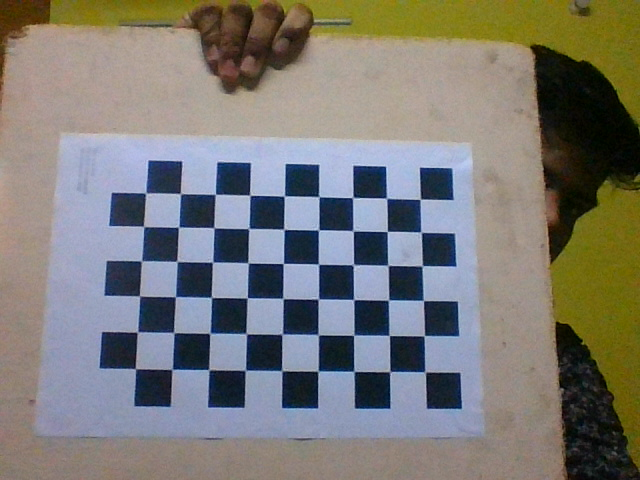
#> input picture calib_0.png, 640 x 480 px; its folder holds 5 pictures in this run
$ python camera_calib.py
#> lines starting #> are read from the running program, lines starting #| are printed output that depends on the picture; after the words box and inside, x2 and y2 are one past the last pixel; in counts of white or black regions, pixels touching at a corner belong together
import numpy as np
import cv2 as cv
import glob

from numpy.core.fromnumeric import mean


chessboardSize = (9,6)
frameSize = (1440, 1080)

criteria = (cv.TERM_CRITERIA_EPS + cv.TermCriteria_MAX_ITER, 30, 0.001)

objp = np.zeros((chessboardSize[0]* chessboardSize[1], 3), np.float32)
objp[:,:2] = np.mgrid[0:chessboardSize[0], 0:chessboardSize[1]].T.reshape(-1, 2)

objpoints = []
imgpoints = []

images = glob.glob('calib_*.png')

for image in images:
    print(image)
    img = cv.imread(image)
#> img is the input picture: shape (480, 640, 3); mean B, G, R 117.8, 122.1, 123.8
    gray = cv.cvtColor(img, cv.COLOR_BGR2GRAY)
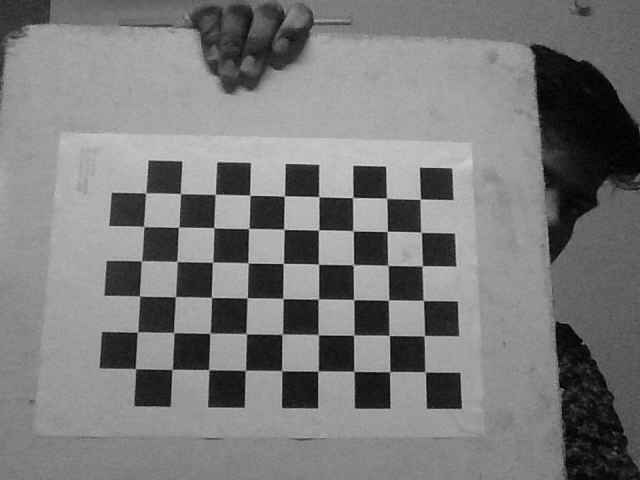
#> gray: shape (480, 640); min 0, max 225, mean 122.1

    ret, corners = cv.findChessboardCorners(gray, chessboardSize, None)
#> ret = True; corners = 54 rows, first 8: [424.6, 372.4], [390.1, 372.2], [353.8, 371.4], [318.4, 371.5], [282.3, 370.5], [245.4, 370.4], [208.6, 369.9], [172.3, 369.6]


    if ret == True:
        objpoints.append(objp)
        corners2 = cv.cornerSubPix(gray, corners, (11, 11), (-1, -1), criteria)
#> corners2 = 54 rows, first 8: [425.2, 371.9], [389.7, 371.6], [353.9, 371.4], [318, 371.1], [281.8, 370.7], [245.3, 370.3], [208.8, 369.7], [172.2, 369.3]

        imgpoints.append(corners)

        cv.drawChessboardCorners(img, chessboardSize, corners2, ret)
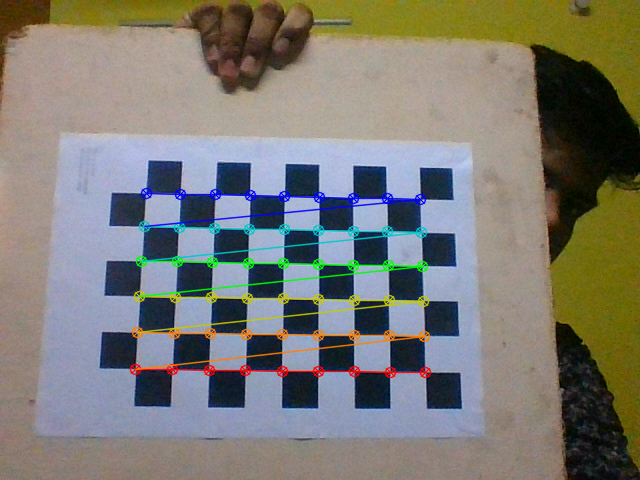
#> img: shape (480, 640, 3); 4.36% of pixels changed, all inside (x1, y1, x2, y2) = (129, 187, 432, 379)
        cv.imshow('img', img)
        cv.waitKey(0)
#> pass 2 of the loop `for image in images:`:
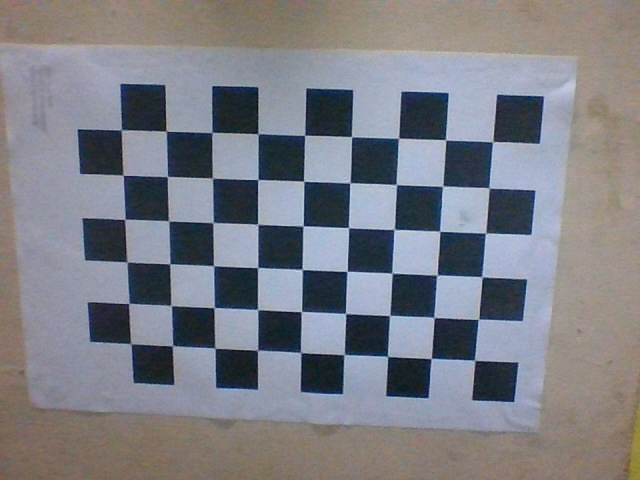
#> input picture calib_1.png, 640 x 480 px
#> img is the input picture: shape (480, 640, 3); mean B, G, R 133.6, 126, 124.9
#> `gray = cv.cvtColor(img, cv.COLOR_BGR2GRAY)`:
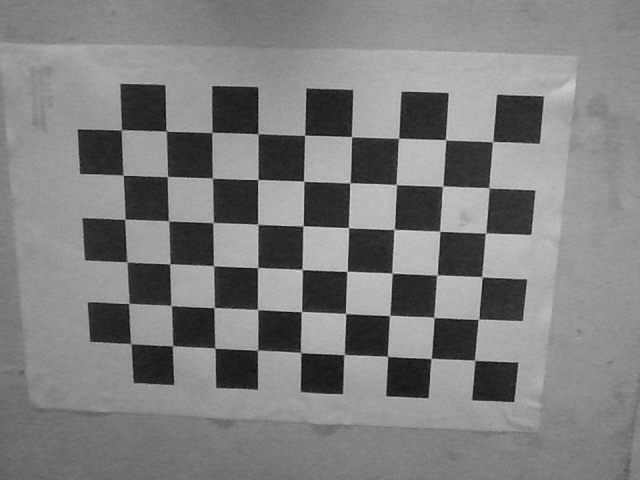
#> gray: shape (480, 640); min 11, max 222, mean 126.5
#> corners = 54 rows, first 8: [474.3, 360.7], [431.4, 358.5], [387.6, 356.4], [344.2, 354.7], [300.7, 352.4], [257.5, 350.2], [214.7, 348.5], [172.6, 345.9]
#> corners2 = 54 rows, first 8: [474.7, 360.3], [431.1, 358.4], [387.5, 356.3], [344.1, 354.6], [300.6, 352.5], [257.5, 350.1], [214.9, 348.2], [172.5, 345.7]
#> `cv.drawChessboardCorners(img, chessboardSize, corners2, ret)`:
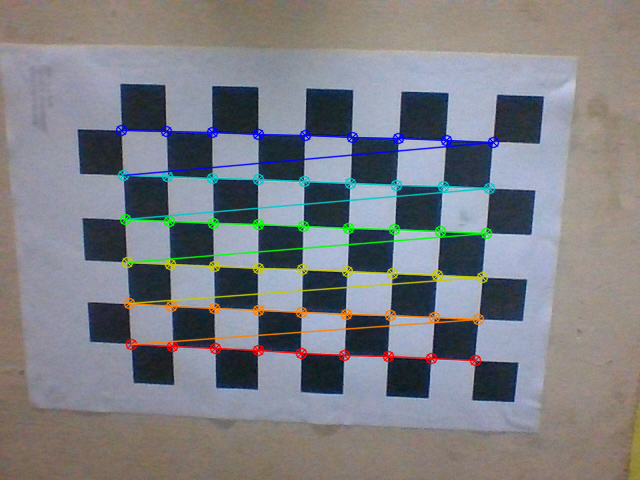
#> img: shape (480, 640, 3); 5.21% of pixels changed, all inside (x1, y1, x2, y2) = (115, 124, 500, 367)
#> pass 3 of the loop `for image in images:`:
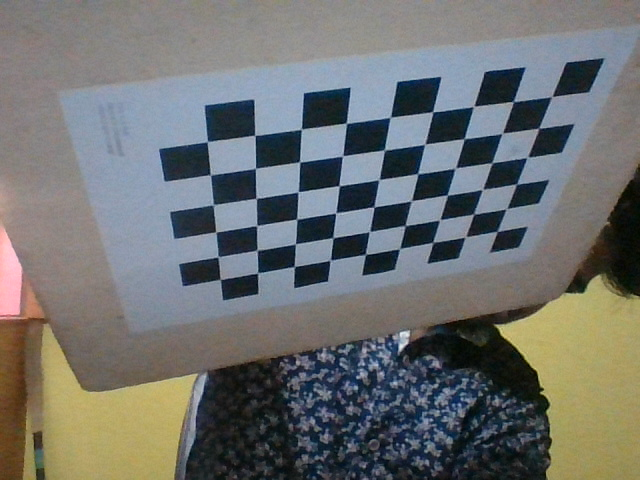
#> input picture calib_10.png, 640 x 480 px
#> img is the input picture: shape (480, 640, 3); mean B, G, R 111.5, 112.8, 110.4
#> `gray = cv.cvtColor(img, cv.COLOR_BGR2GRAY)`:
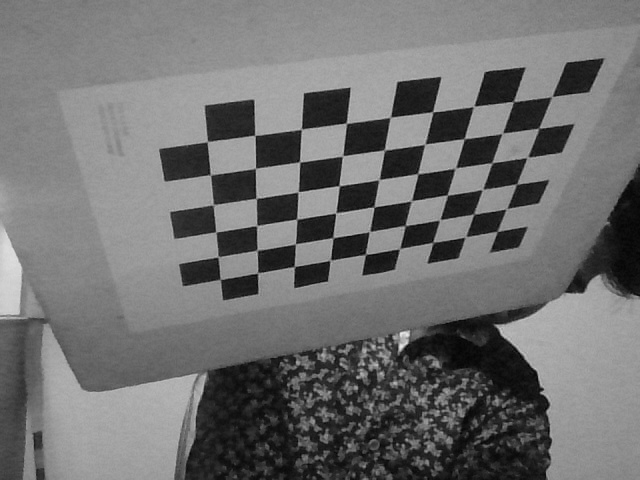
#> gray: shape (480, 640); min 1, max 235, mean 111.9
#> corners = 54 rows, first 8: [493, 228], [465.9, 236.3], [433, 242.3], [399.4, 249.1], [365.7, 254.2], [330.2, 260], [294.4, 266.6], [257.6, 272.7]
#> corners2 = 54 rows, first 8: [497.3, 231.3], [465.4, 236.8], [432.8, 242.4], [399.5, 248.7], [365.3, 254.4], [330.3, 260.3], [294.2, 266.5], [257.6, 273]
#> `cv.drawChessboardCorners(img, chessboardSize, corners2, ret)`:
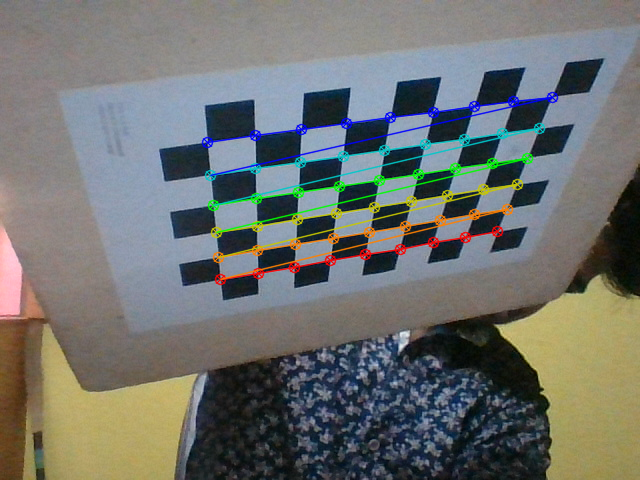
#> img: shape (480, 640, 3); 4.58% of pixels changed, all inside (x1, y1, x2, y2) = (201, 91, 559, 286)
#> the loop made 5 passes; the first 3 are shown

cv.destroyAllWindows()

ret, cameraMatrix, dist, rvecs, tvecs  = cv.calibrateCamera(objpoints, imgpoints, frameSize, None, None)

print('\n CamerMatrix:  \n', cameraMatrix)
print('\n Disotion:  \n', dist)
print('\n rotaion Vector:  \n', rvecs)
print('\n Translation:  \n', tvecs)


img = cv.imread('calib_5.png')
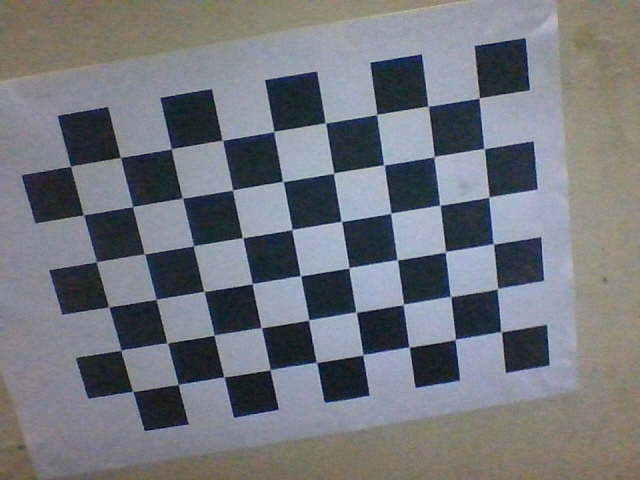
#> input picture calib_5.png, 640 x 480 px
#> img is the input picture: shape (480, 640, 3); mean B, G, R 124.3, 118, 114.7
h, w = img.shape[:2]
#> h = 480; w = 640
newCameraMatrix, roi = cv.getOptimalNewCameraMatrix(cameraMatrix, dist, (w, h), 1, (w, h))


dst = cv.undistort(img, cameraMatrix, dist, None, newCameraMatrix)
x, y, w, h = roi
dst = dst[y:y+h, x:x+w]
#> dst: shape (466, 631, 3)
cv.imwrite('caliResult1.png', dst)


mapx, mapy = cv.initUndistortRectifyMap(cameraMatrix, dist, None, newCameraMatrix, (w, h), 5)
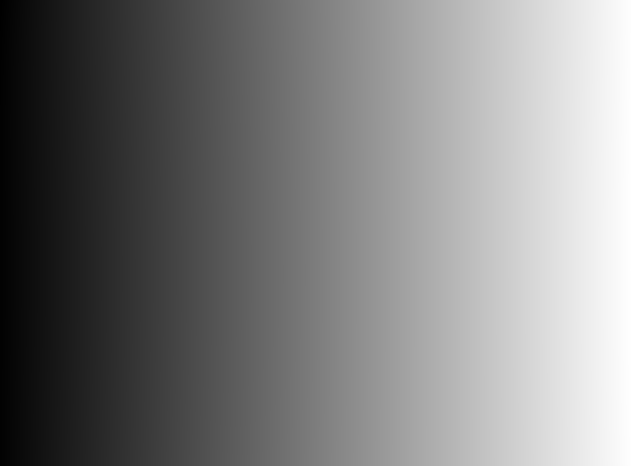
#> mapx: shape (466, 631) float32; min -5.89, max 632.6, mean 310.9; drawn with min black and max white
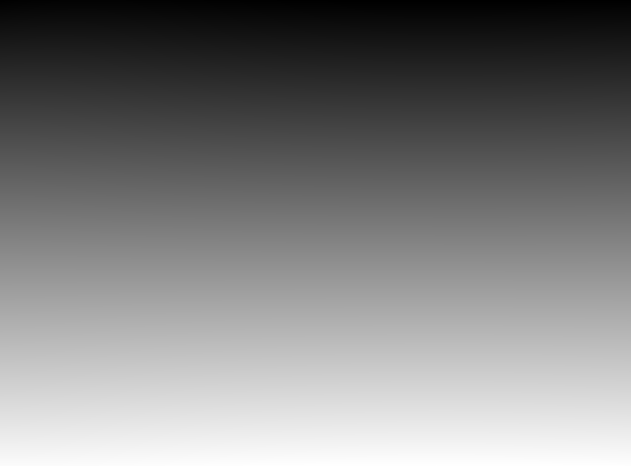
#> mapy: shape (466, 631) float32; min -5.95, max 472, mean 232.3; drawn with min black and max white
dst = cv.remap(img, mapx, mapy, cv.INTER_LINEAR)
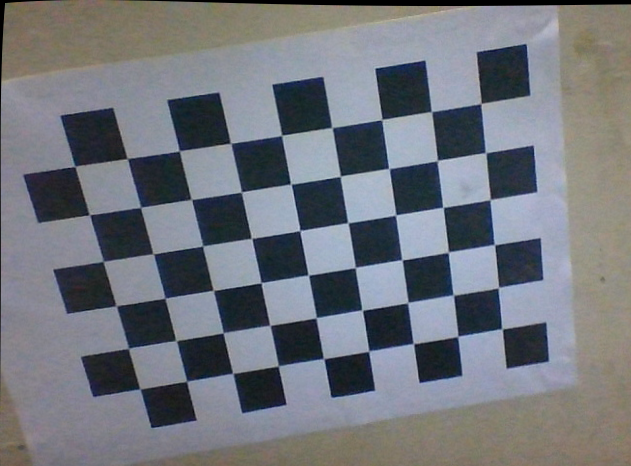
#> dst: shape (466, 631, 3); mean B, G, R 123.6, 116.9, 113.3

x, y, w, h = roi
dst = dst[y:y+h, x:x+w]
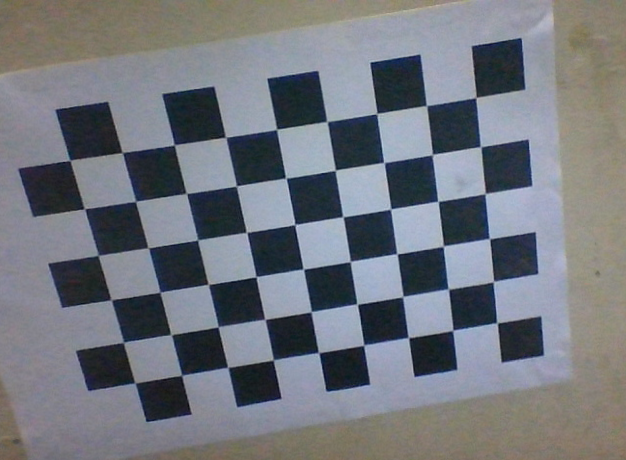
#> dst: shape (460, 626, 3); mean B, G, R 124.9, 117.9, 114.2
cv.imwrite('caliResult2.png', dst)

mean_error = 0

for i in range(len(objpoints)):
    imgpoints2, _ = cv.projectPoints(objpoints[i], rvecs[i], tvecs[i], cameraMatrix, dist)
    error = cv.norm(imgpoints[i], imgpoints2, cv.NORM_L2) / len(imgpoints2)
    mean_error += error

print('\n total_error: {}'.format(mean_error/len(objpoints)))
print('\n\n\n')


####PERSPECTIVE TRANSFORMATION
#1. FIND HOMOGRAPHY
        # int indexArray[4] = {

        #                0,// upper left corner (0,0) // No. 0

        #                board_w - 1,// upper right corner (w-1,0) // 8

        #                (board_h - 1)*board_w,// Bottom left corner (0, h-1) // 5x9 = No. 45

        #                (board_h - 1)*board_w + board_w - 1// upper right corner (w-1, h-1) // 5 * 9 + 8 = 53

        #        };


K = newCameraMatrix
#> (the run stopped early here; a loop or call above may not have finished)
